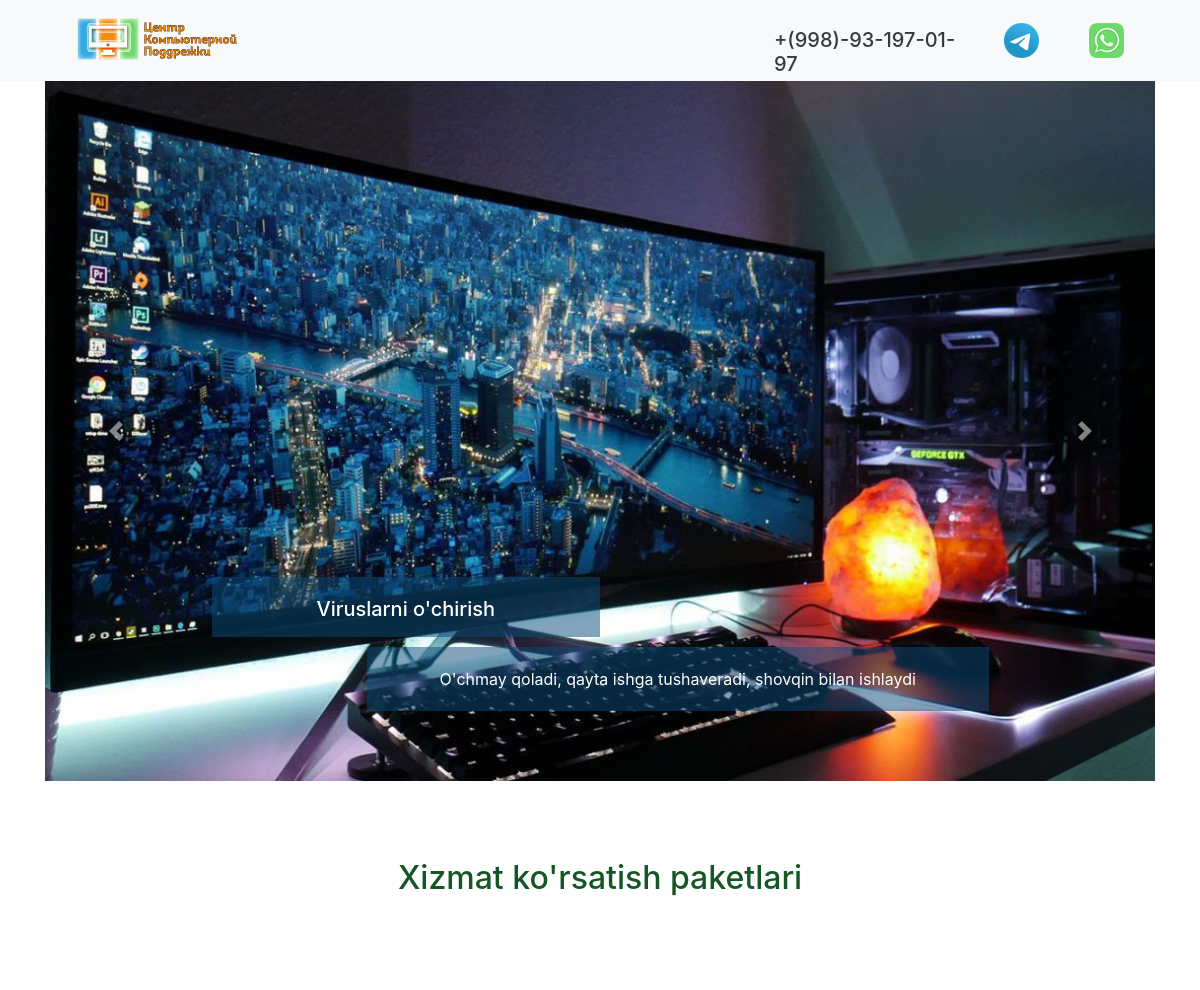
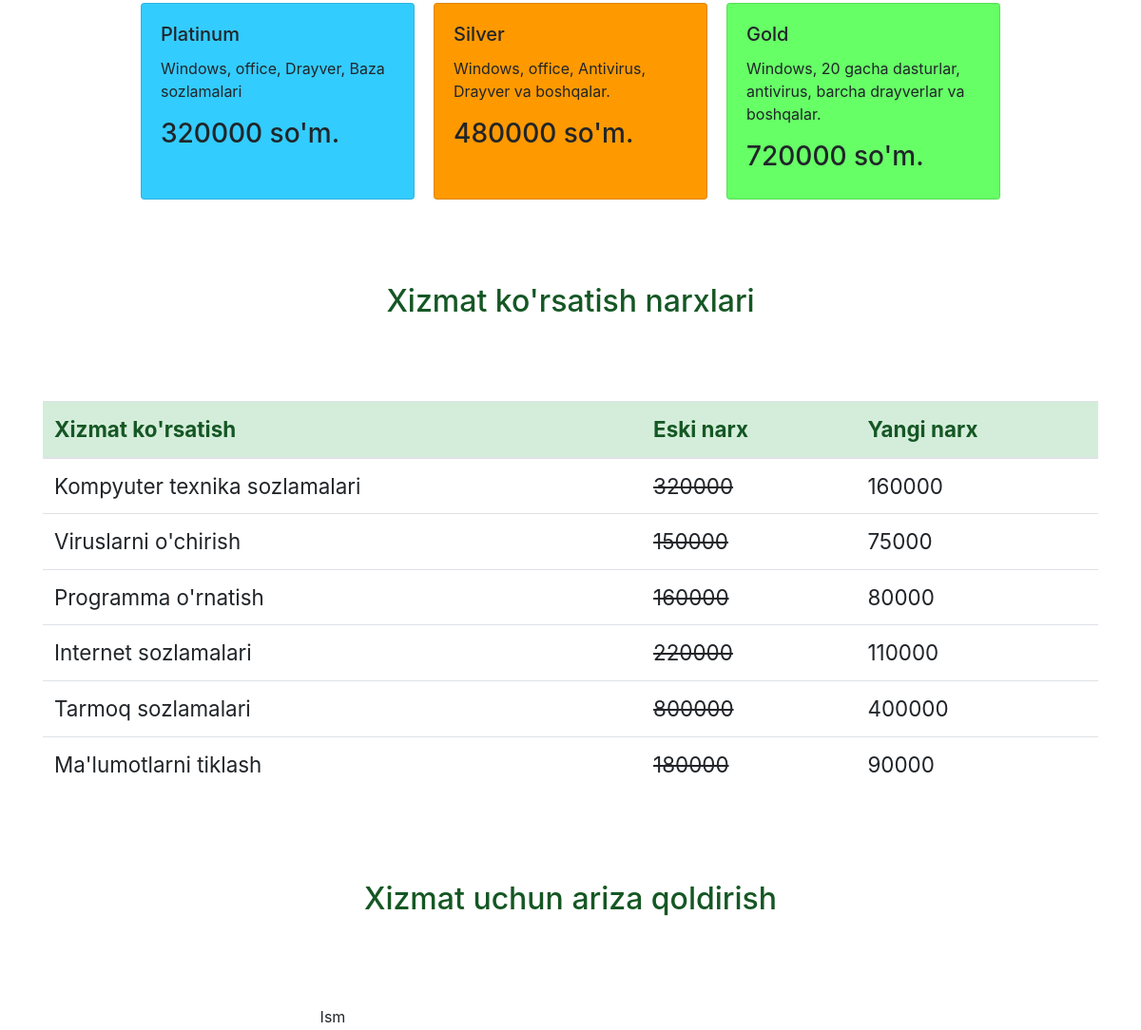
Before: / (upper part) with the older database file (2 pictures, top to bottom).
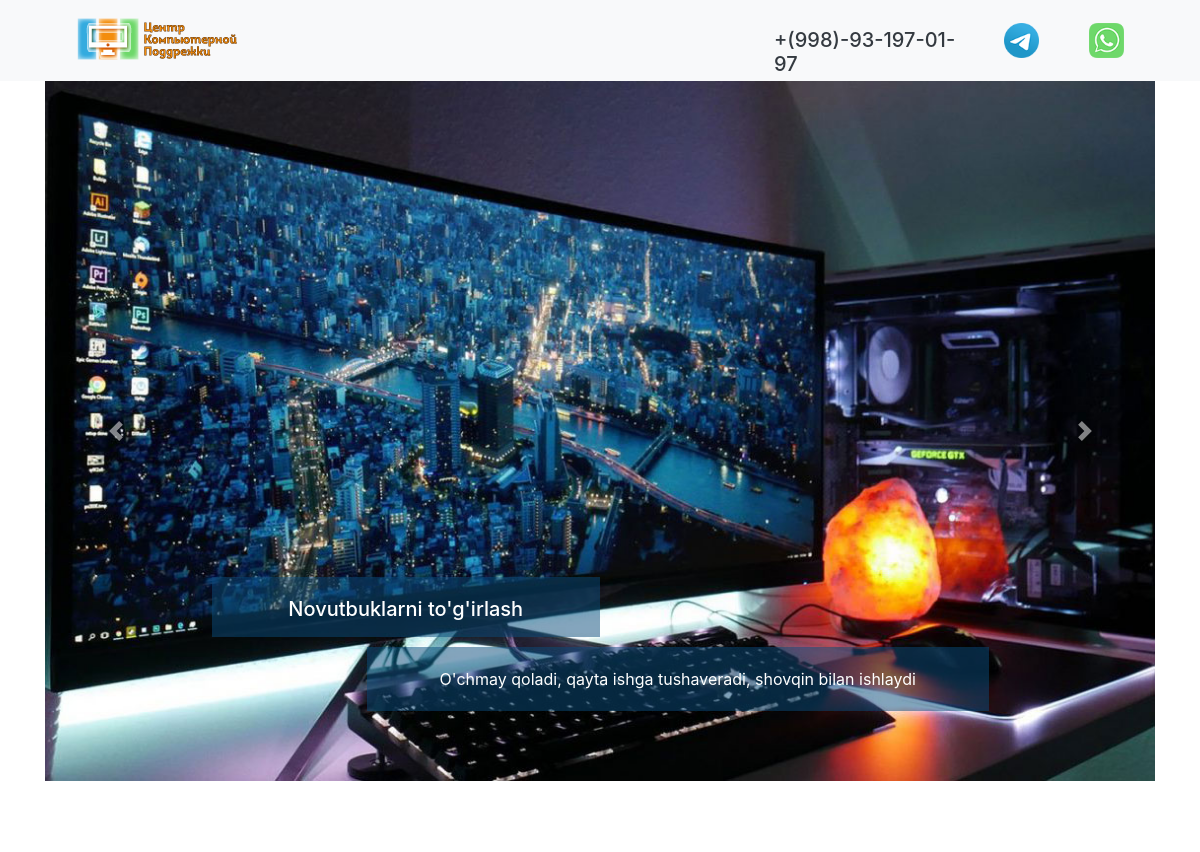
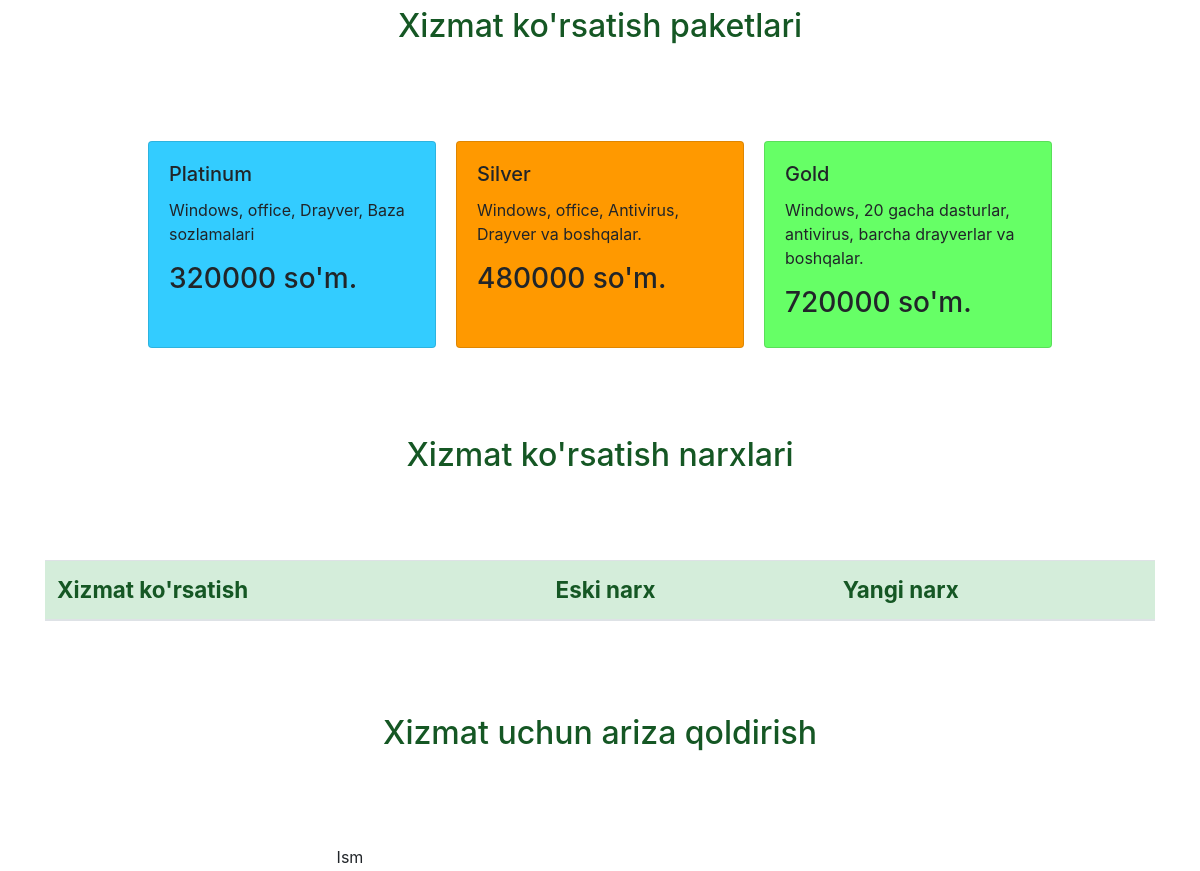
After: the same page with the newer database file (2 pictures, top to bottom).
### cms/models.py (models this page shows, shortened)
class CmsSlider(models.Model):
    cms_img = models.ImageField(upload_to='slider_img/')
    cms_title = models.CharField(max_length=200, verbose_name="Sarlavha")
    cms_text = models.CharField(max_length=200, verbose_name="Text")
    cms_css = models.CharField(max_length=200, null=True, default="-", verbose_name='CSS class')
    class Meta:
        verbose_name = "Slayd"
        verbose_name_plural = "Slaydlar"

### price/models.py (models this page shows, shortened)
class PriceCard(models.Model):
    pc_value = models.CharField(max_length=20, verbose_name="Narxi")
    pc_description = models.CharField(max_length=200, verbose_name="Tasnifi")
    def __str__(self):
        return self.pc_value
    class Meta:
        verbose_name = 'Narx'
        verbose_name_plural = 'Narxlar'

class PriceTable(models.Model):
    pt_title = models.CharField(max_length=200, verbose_name="Xizmat ko'rsatish")
    pt_old_price = models.CharField(max_length=200, verbose_name='Eski narx')
    pt_new_price = models.CharField(max_length=200, verbose_name='Yangi narx')
    class Meta:
        verbose_name = "Xizmat ko'rsatish"
        verbose_name_plural = "Xizmat ko'rsatishlar"

### cms/views.py (the view)
# urls.py: path('', views.first_page, name='index'),
def first_page(request):
    slider_list = CmsSlider.objects.all()
    pc_1 = PriceCard.objects.get(pk=1)
    pc_2 = PriceCard.objects.get(pk=2)
    pc_3 = PriceCard.objects.get(pk=3)
    form = OrderForm()
    price_table = PriceTable.objects.all()
    dict_obj = {
        'slider_list': slider_list,
        'pc_1': pc_1,
        'pc_2': pc_2,
        'pc_3': pc_3,
        'price_table': price_table,
        'form': form,
    }
    return render(request, "cms/index.html", dict_obj)

### cms/templates/cms/index.html (shortened to what this page needs)
{% extends 'cms/base.html' %}
{% block content %}
    {% include 'cms/carusel.html' %}
    {% include 'cms/price.html' %}
  	<section>
  		<div class="container class_form">
  			<h1 class="text-3">Xizmat uchun ariza qoldirish</h1>
  			<div class="row justify-content-center">
  			<form action="{% url 'thanks_page' %}" method="POST" style="width: 50%;">
			  <div class="form-group row">
			    <label for="id_name" class="col-sm-2 col-form-label">Ism</label><br>
			  </div>
			</form>
			</div>
  		</div>
  	</section>
{% endblock %}

### cms/templates/cms/base.html (shortened to what this page needs)
{% load static %}
<!doctype html>
<html lang="ru">
<head>
    <link href="{% static 'css/style.css' %}" rel="stylesheet">
    <link rel="stylesheet" href="https://cdn.jsdelivr.net/npm/bootstrap@4.5.3/dist/css/bootstrap.min.css"
>
</head>
<body>
<div class="bg-light">
    <nav class="navbar navbar-light bg-light container">
        <a class="logo-top" href="{% url 'index' %}">
            <img src="{% static 'cms/logo.png' %}" class="d-inline-block align-top" alt="" loading="lazy">
        </a>
        <div class="contact-top">
            <a class="whatsapp-number" href="https://web.whatsapp.com/"></a>
            <a class="telegram-number" href="https://t.me/"></a>
            <a class="phone-number text-dark" href="tel:+998931970197">
                <h5>+(998)-93-197-01-97</h5></a>
        </div>
    </nav>
</div>
{% block content %}
{% endblock %}
</body>
</html>

### cms/templates/cms/carusel.html (shortened to what this page needs)
<section>
    <div id="carouselExampleCaptions" class="carousel slide container" data-ride="carousel">
        <div class="carousel-inner">
            {% for slide in slider_list %}
            <div class="carousel-item {{ slide.cms_css }}">
                <img src="{{ slide.cms_img.url }}" class="d-block w-100" alt="...">
                <div class="carousel-caption d-none d-md-block">
                    <h5 class="slaider_h">{{ slide.cms_title }}</h5>
                    <p class="slaider_p">{{ slide.cms_text }}</p>
                </div>
            </div>
            {% endfor %}
        </div>
        <a class="carousel-control-prev" href="#carouselExampleCaptions" role="button" data-slide="prev">
            <span class="carousel-control-prev-icon" aria-hidden="true"></span>
        </a>
        <a class="carousel-control-next" href="#carouselExampleCaptions" role="button" data-slide="next">
            <span class="carousel-control-next-icon" aria-hidden="true"></span>
        </a>
    </div>
</section>

### cms/templates/cms/price.html
  	<section>
  		<div class="container">
  			<h1 class="text-3">Xizmat ko'rsatish paketlari</h1>
  			<div class="row justify-content-center">
  				<div class="card product_card" style="width: 18rem; background-color: #33CCFF;">
				  <div class="card-body">
				    <h5 class="card-title">Platinum</h5>
				    <p class="card-text">Windows, office, Drayver, Baza sozlamalari</p>
				    <h3>{{ pc_1 }} so'm.</h3>
				  </div>
				</div>
				<div class="card product_card" style="width: 18rem; background-color: #FF9900;">
				  <div class="card-body">
				    <h5 class="card-title">Silver</h5>
				    <p class="card-text">Windows, office, Antivirus, Drayver va boshqalar.</p>
				    <h3>{{ pc_2 }} so'm.</h3>
				  </div>
				</div>
				<div class="card product_card" style="width: 18rem; background-color: #66FF66;">
				  <div class="card-body">
				    <h5 class="card-title">Gold</h5>
				    <p class="card-text">Windows, 20 gacha dasturlar, antivirus, barcha drayverlar va boshqalar.</p>
				    <h3>{{ pc_3 }} so'm.</h3>
				  </div>
				</div>
  			</div>
  		</div>
  	</section>
  	<section>
  		<div class="container">
  			<h1 class="text-3">Xizmat ko'rsatish narxlari</h1>
  			<table class="table table_one">
			  <thead class="alert-success">
			    <tr>
			      <th scope="col">Xizmat ko'rsatish</th>
			      <th scope="col">Eski narx</th>
			      <th scope="col">Yangi narx</th>
			    </tr>
			  </thead>
			  <tbody>
              {% for obj in price_table %}
			    <tr>
			      <td>{{ obj.pt_title }}</td>
			      <td><del>{{ obj.pt_old_price }}</del></td>
			      <td>{{ obj.pt_new_price }}</td>
			    </tr>
              {% endfor %}
			  </tbody>
			</table>
  		</div>
  	</section>

### cms/static/css/style.css (style rules this page uses)
.logo-top { float: left; margin: 0px 0px 5px 30px; }
.phone-number { width: 200px; height: 40px; float: right; margin: 20px 10px 5px 20px; }
.whatsapp-number { width: 35px; height: 35px; float: right; margin: 15px 30px 5px 20px; background: url(../cms/wa-image-color.png) no-repeat center top / cover; transition: 0.5s ease-in-out; }
.telegram-number { width: 35px; height: 35px; float: right; margin: 15px 30px 5px 20px; background: url(../cms/tg-image-color.png) no-repeat center top / cover; transition: 0.5s ease-in-out; }
.slaider_h { height: 60px; width: 50%; margin: 30px 0px 10px 0px; padding-top: 20px; background-color: rgba(10, 77, 125, 0.5); text-align: center; }
.slaider_p { height: 100%; width: 80%; float: right; margin: 0px 0px 30px 0px; padding-top: 20px; padding-bottom: 20px; background-color: rgba(10, 77, 125, 0.5); text-align: center; }
.text-3 { color: #155724; font-size: 2em; text-align: center; padding-top: 7%; padding-bottom: 7%; }
.product_card { margin: 10px; }
.table_one { font-size: 1.4em; }
.class_form { text-align: center; padding-bottom: 7%; }

Changed rows visible on the page:
removed PriceTable: pt_title "Kompyuter texnika sozlamalari", pt_old_price "320000", pt_new_price "160000"
removed PriceTable: pt_title "Viruslarni o'chirish", pt_old_price "150000", pt_new_price "75000"
removed PriceTable: pt_title "Programma o'rnatish", pt_old_price "160000", pt_new_price "80000"
removed PriceTable: pt_title "Internet sozlamalari", pt_old_price "220000", pt_new_price "110000"
removed PriceTable: pt_title "Tarmoq sozlamalari", pt_old_price "800000", pt_new_price "400000"
removed PriceTable: pt_title "Ma'lumotlarni tiklash", pt_old_price "180000", pt_new_price "90000"
changed CmsSlider "O'chmay qoladi, qayta ishga tushaveradi, shovqin bilan ishlaydi": cms_title "Viruslarni o'chirish" → "Novutbuklarni to'g'irlash"
